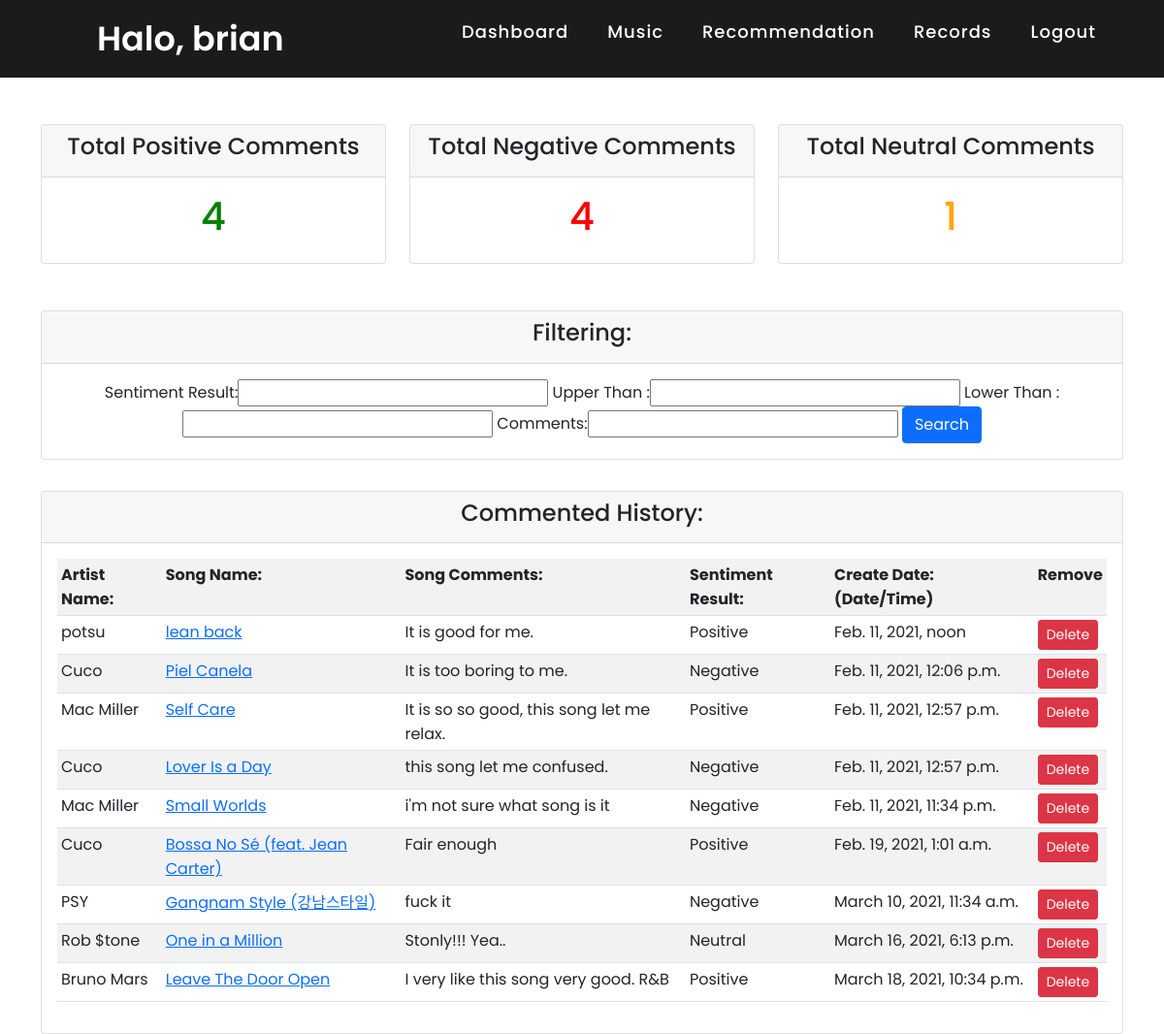
The app's page /records/ (signed in), older data.
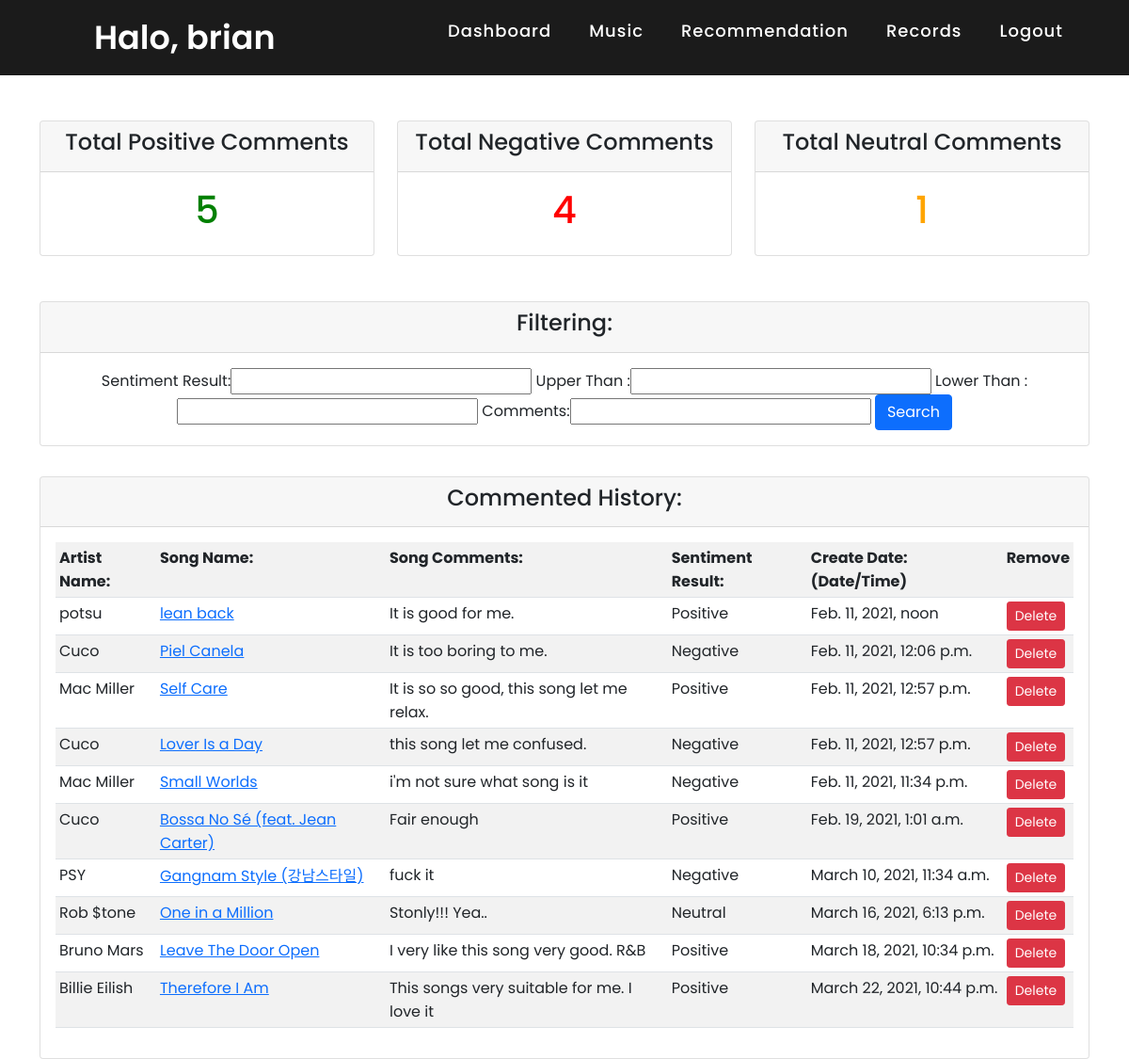
The same page, newer data.
### accounts/models.py (models this page shows, shortened)
class Sentiment_Records(models.Model):
    song_comments = models.TextField(max_length=500)
    sentiment_result = models.TextField(max_length=200)
    sentiment_polarity = models.FloatField(validators=[MinValueValidator(-1), MaxValueValidator(1)])
    sentiment_subjectivity = models.FloatField(validators=[MinValueValidator(0), MaxValueValidator(1)])
    date_created = models.DateTimeField(auto_now_add=True, null=True)
    usr = models.ForeignKey(User, null=True, on_delete=models.SET_NULL)
    song = models.ForeignKey(Songs, null=True, on_delete=models.SET_NULL)

class Songs(models.Model):
    artist_name = models.TextField(max_length=200)
    Song_name = models.TextField(max_length=200)
    album_name = models.TextField(max_length=200)
    track_number =  models.TextField(max_length=100)
    release_date = models.TextField(max_length=100)
    popularity = models.IntegerField(default=0)
    songs_id = models.TextField(max_length=100, db_index=True)
    Song_image = models.TextField(max_length=500)
    Song_preview = models.TextField(max_length=500)
    date_created = models.DateTimeField(auto_now_add=True, null=True)
    likes = models.ManyToManyField(User, related_name='songs_post')

### accounts/views.py (the view)
# urls.py: path('records/', views.recordsPage, name = "records"),
@login_required(login_url='login')
def recordsPage(request):
	positive_count = Sentiment_Records.objects.filter(Q(sentiment_result__exact="Positive") & Q(usr__exact=request.user)).count()
	negative_count = Sentiment_Records.objects.filter(Q(sentiment_result__exact="Negative") & Q(usr__exact=request.user)).count()
	neutral_count = Sentiment_Records.objects.filter(Q(sentiment_result__exact="Neutral") & Q(usr__exact=request.user)).count()
	specific_comments = Sentiment_Records.objects.filter(usr__exact=request.user)
	comment_filters = commentsFilters(request.GET, queryset=specific_comments)
	specific_comments = comment_filters.qs
	context = {'positive_count':positive_count, 'negative_count':negative_count, 'neutral_count':neutral_count , 'specific_comments':specific_comments, 'comment_filters':comment_filters}
	return render(request, 'accounts/records.html', context)

### accounts/templates/accounts/records.html (shortened to what this page needs)
{% extends 'accounts/main.html' %}
   {% block content %}
					<br>
					<br>
   <div class="row">
		<div class="col-md-12">
			<div class="row">
				<div class="col-md-4">
					<div class="card text-center">
					  	<div class="card-header">
					  		<h4 class="card-title">Total Positive Comments</h4>
					  	</div>
					  	<div class="card-body">
					    	<h1 class="card-title"><font color="green">{{positive_count}}</font></h1>
					  	</div>
					</div>
				</div>
				<div class="col-md-4">
					<div class="card text-center">
					  	<div class="card-header">
					  		<h4 class="card-title">Total Negative Comments</h4>
					  	</div>
					  	<div class="card-body">
					    	<h1 class="card-title"><font color="red">{{negative_count}}</font></h1>
					  	</div>
					</div>
				</div>
				<div class="col-md-4">
					<div class="card text-center">
					  	<div class="card-header">
					  		<h4 class="card-title">Total Neutral Comments</h4>
					  	</div>
					  	<div class="card-body">
					    	<h1 class="card-title"><font color="orange">{{neutral_count}}</font></h1>
					  	</div>
					</div>
				</div>
			</div>
					<br>
					<br>
			<div class="row">
				<div class="col-md-12">
					<div class="card text-center">
						<div class="card-header">
							<h4 class="card-title">Filtering: </h4>
						</div>
						<div class="card-body">
							<form method="get">
								{{comment_filters.form}}
								<button class="btn btn-primary" type="submit">Search</button>
							</form>
						</div>
					</div>
				</div>
				<p><p>
				<div class="col-md-12">
					<div class="card text-center">
					  	<div class="card-header">
					  		<h4 class="card-title">Commented History: </h4>
					  	</div>
					  	<div class="card-body">
							 <table class="table table-sm table-striped table-hover">
								<tr>
									<th>Artist Name: </th>
									<th>Song Name: </th>
									<th>Song Comments: </th>
									<th>Sentiment Result: </th>
									<th>Create Date: (Date/Time) </th>
									<th>Remove </th>
								</tr>
								{% for x in specific_comments %}
								<tr>
									<td>{{x.song.artist_name}}</td>
									<td><a href ="{% url 'music_profile' x.song.id %}">{{x.song.Song_name}}</a></td>
									<td>{{x.song_comments}}</td>
									<td>{{x.sentiment_result}}</td>
									<td>{{x.date_created}}</td>
									<td><a class="btn btn-sm btn-danger" href="{% url 'delete_record' x.id %}">Delete</a></td>
								</tr>
								{% endfor %}
							</table>
					  	</div>
					</div>
				</div>
			</div>
		</div>
	</div>
   {% endblock %}

Row changes from the older to the newer data that the page shows:
added Sentiment_Records: song.artist_name "Billie Eilish", song.Song_name "Therefore I Am", song_comments "This songs very suitable for me. I love it", sentiment_result "Positive", date_created "March 22, 2021, 10:44 p.m."
Text that changed along with them:
{{ positive_count }}: "4" → "5"
